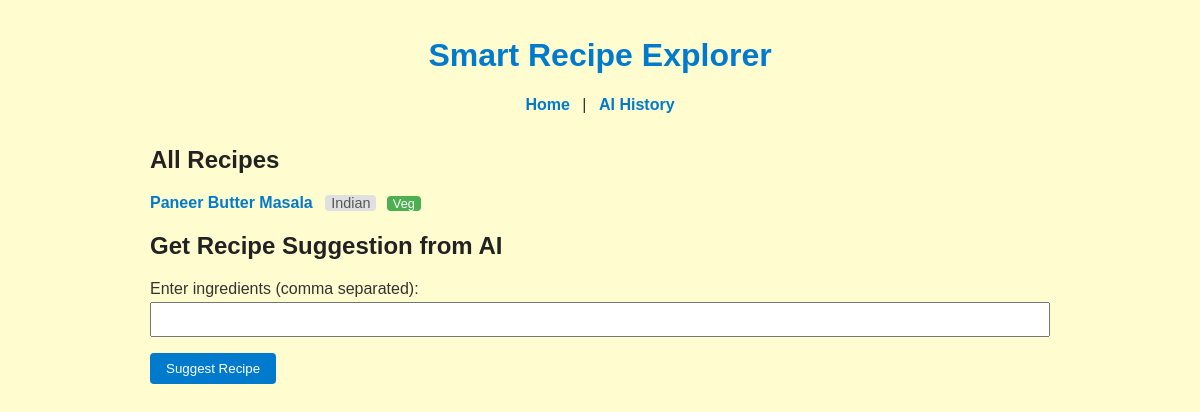
The page / on the database its author committed.
### app.py (models this page shows)
class Recipe(db.Model):
    id = db.Column(db.String, primary_key=True)
    name = db.Column(db.String, nullable=False)
    cuisine = db.Column(db.String, nullable=False)
    isVegetarian = db.Column(db.Boolean, nullable=False)
    prepTimeMinutes = db.Column(db.Integer, nullable=False)
    ingredients = db.Column(db.Text, nullable=False)
    difficulty = db.Column(db.String, nullable=False)
    instructions = db.Column(db.Text, nullable=False)
    tags = db.Column(db.Text, nullable=False)

### app.py (the view, shortened to what this page needs)
@app.route("/", methods=["GET", "POST"])
def home():
    recipes = Recipe.query.all()
    ai_result = None
    return render_template(
        "index.html",
        recipes=recipes,
        ai_result=ai_result
    )

### templates/index.html (shortened to what this page needs)
{% extends "base.html" %}
{% block content %}
  <section class="recipes-section">
    <h2>All Recipes</h2>
    <ul class="recipe-list">
      {% for recipe in recipes %}
        <li>
          <a href="{{ url_for('recipe_detail', recipe_id=recipe.id) }}">{{ recipe.name }}</a>
          <span class="tag">{{ recipe.cuisine }}</span>
          {% if recipe.isVegetarian %}<span class="veg">Veg</span>{% endif %}
        </li>
      {% else %}
        <li>No recipes available.</li>
      {% endfor %}
    </ul>
  </section>
  <section class="ai-suggestion">
    <h2>Get Recipe Suggestion from AI</h2>
    <form method="POST" action="{{ url_for('home') }}">
      <label for="ingredients">Enter ingredients (comma separated):</label><br />
      <input type="text" id="ingredients" name="ingredients" required /><br />
      <button type="submit">Suggest Recipe</button>
    </form>
  </section>
{% endblock %}

### static/style.css (style rules this page uses)
body { font-family: Arial, sans-serif; max-width: 900px; margin: 0 auto; padding: 1rem; background: #f9f9f9; color: #333; background-color: #fffdd0; }
h1, h2, h3, h4 { color: #222; }
.recipe-list { list-style: none; padding-left: 0; }
.recipe-list li { margin-bottom: 0.5rem; }
.recipe-list a { font-weight: bold; color: #007acc; text-decoration: none; }
.tag { background: #e0e0e0; border-radius: 4px; padding: 0 6px; margin-left: 8px; font-size: 0.9rem; color: #555; }
.veg { background: #4caf50; color: white; border-radius: 4px; padding: 0 6px; margin-left: 6px; font-size: 0.8rem; }
form { margin-top: 1rem; margin-bottom: 2rem; }
input[type="text"] { width: 100%; padding: 0.5rem; margin: 0.3rem 0 1rem 0; box-sizing: border-box; }
button { background: #007acc; color: white; border: none; padding: 0.5rem 1rem; cursor: pointer; border-radius: 4px; }

### rows shown on the page
Recipe: name "Paneer Butter Masala", cuisine "Indian", isVegetarian "Veg"
